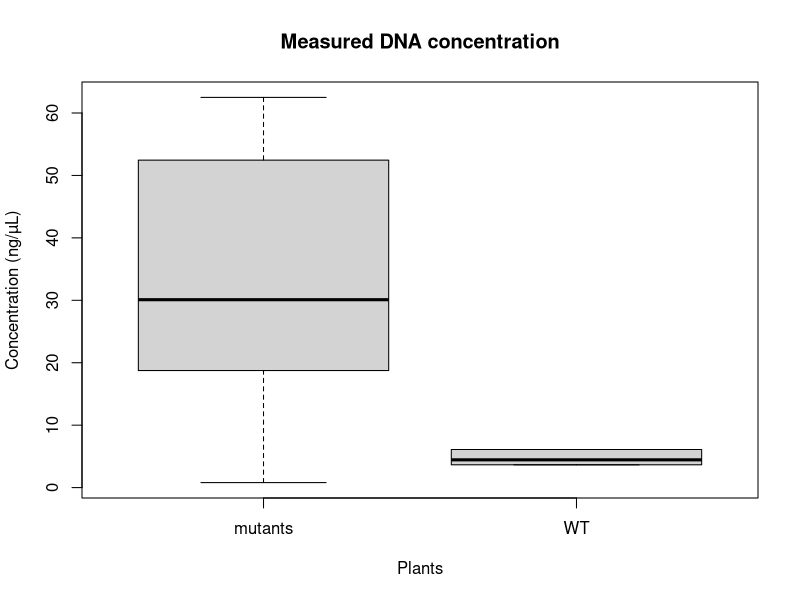

R code for this plot:
# Your data frame without the "Plants" column
Data_Frame <- data.frame(
  "mutants" = c(0.8, 18.75, 39.5, 62.5, 30.1, 24.7, 58.3, 18.25, 52.45),
  "WT" = c(6.1, 4.45, 3.65)
)
colnames(Data_Frame) <- gsub("x", "", colnames(Data_Frame))
# Create a boxplot
boxplot(Data_Frame, 
        main = "Measured DNA concentration",
        xlab = "Plants",
        ylab = "Concentration (ng/µL)",
        border = "black",
        names = c("mutants", "WT"))
        
